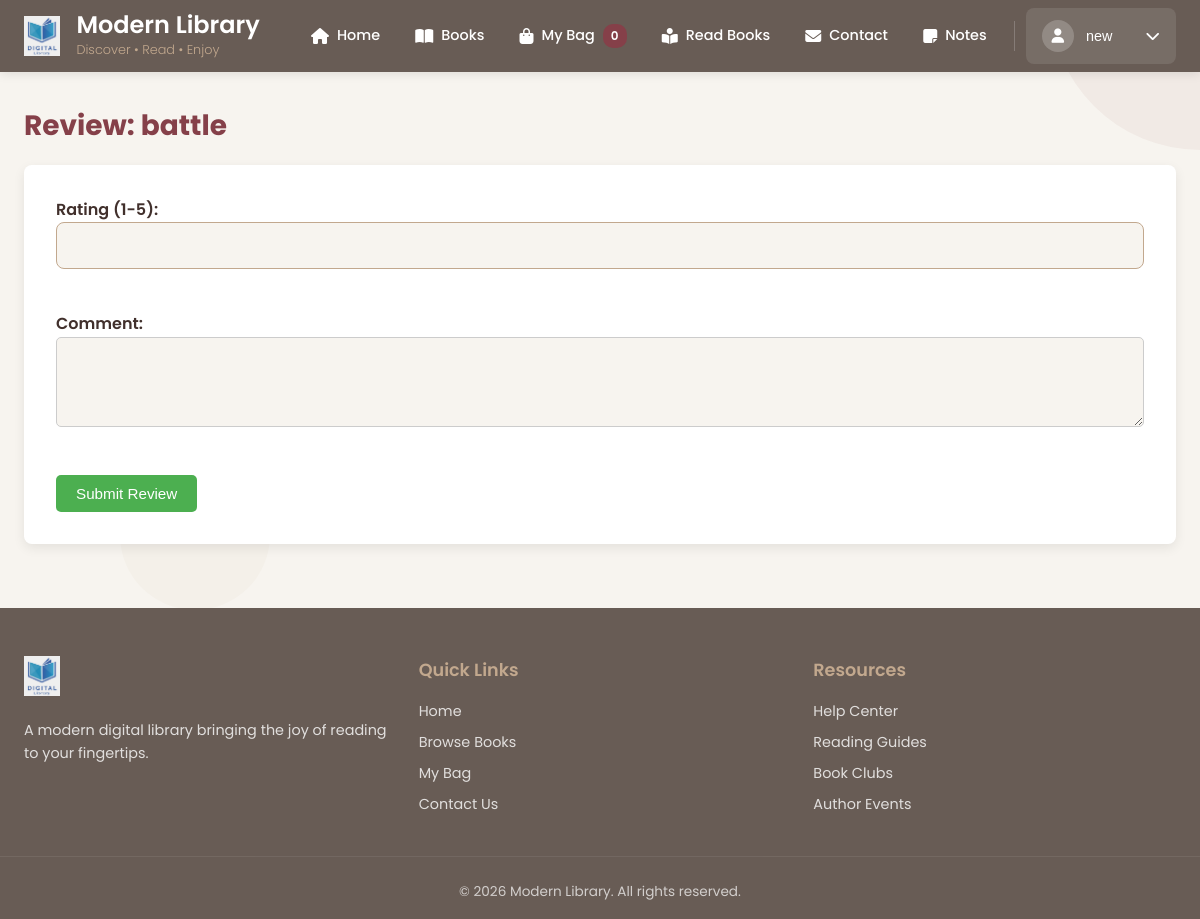
Page /user/review/4/ (signed in) on the earlier database version.
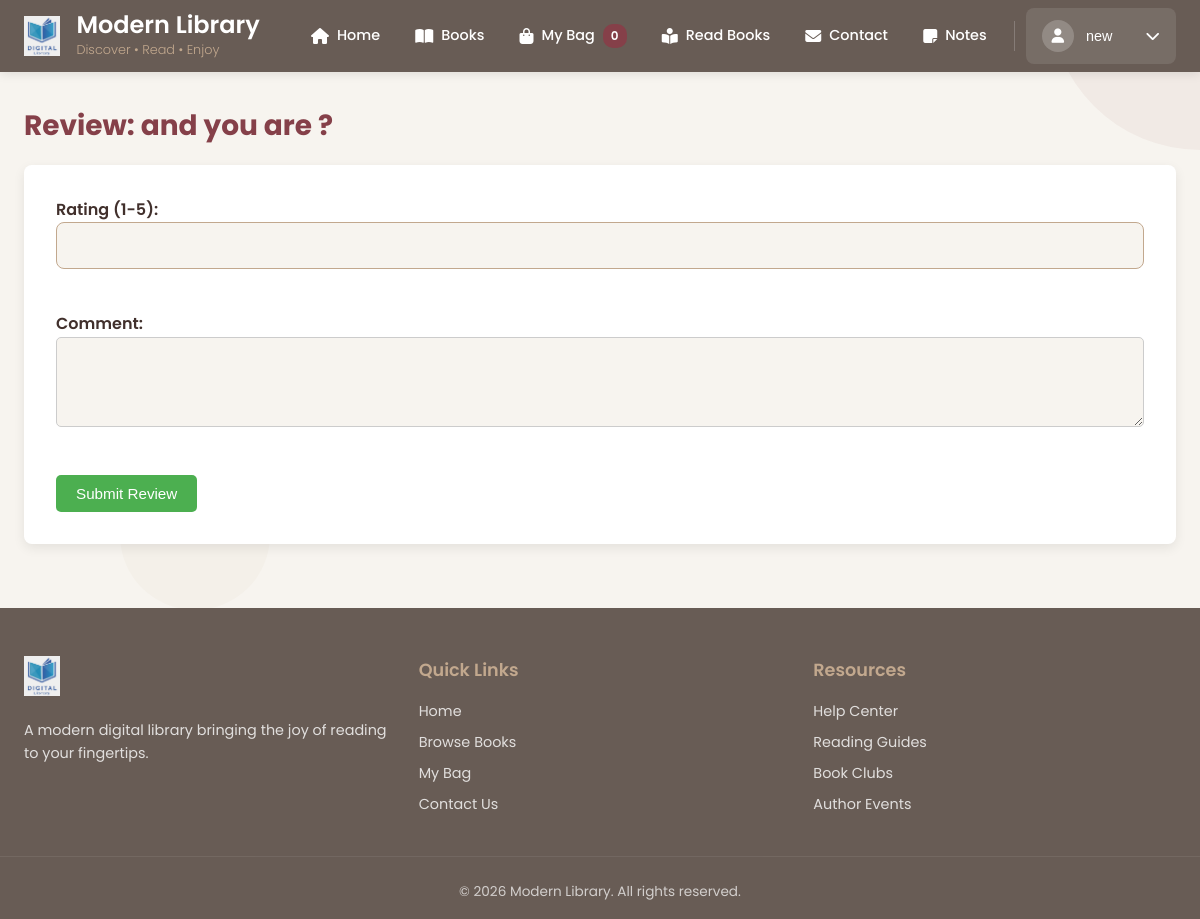
Same page on the later database version.
### library_app/models.py (models this page shows, shortened)
class Book(models.Model):
    title = models.CharField(max_length=200)
    author = models.CharField(max_length=150)
    publication_date = models.DateField(blank=True, null=True)
    quantity = models.PositiveIntegerField(default=0)
    genres = models.ManyToManyField(Genre, related_name="books")
    reviews = models.DecimalField(max_digits=2, decimal_places=1, blank=True, null=True)
    description = models.TextField(blank=True, null=True)
    image = models.ImageField(upload_to="books/", blank=True, null=True)

### library_app/views.py (the view, shortened to what this page needs)
# urls.py: path('user/review/<int:book_id>/', views.add_review, name='add_review'),
@login_required
def add_review(request, book_id):
    book = get_object_or_404(Book, id=book_id)
    return render(request, "library_app/add_review.html", {"book": book})

### library_app/templates/library_app/add_review.html (shortened to what this page needs)
{% extends 'library_app/base_user.html' %}
{% block content %}
<h2>Review: {{ book.title }}</h2>
<form method="POST">
    <label>Rating (1-5):</label>
    <input type="number" name="rating" min="1" max="5" required>
    <br><br>
    <label>Comment:</label>
    <textarea name="comment" rows="4"></textarea>
    <br><br>
    <button type="submit" class="btn btn-success">Submit Review</button>
</form>
{% endblock %}

Differences in the rows shown:
changed Book: title "battle" → "and you are ?"
